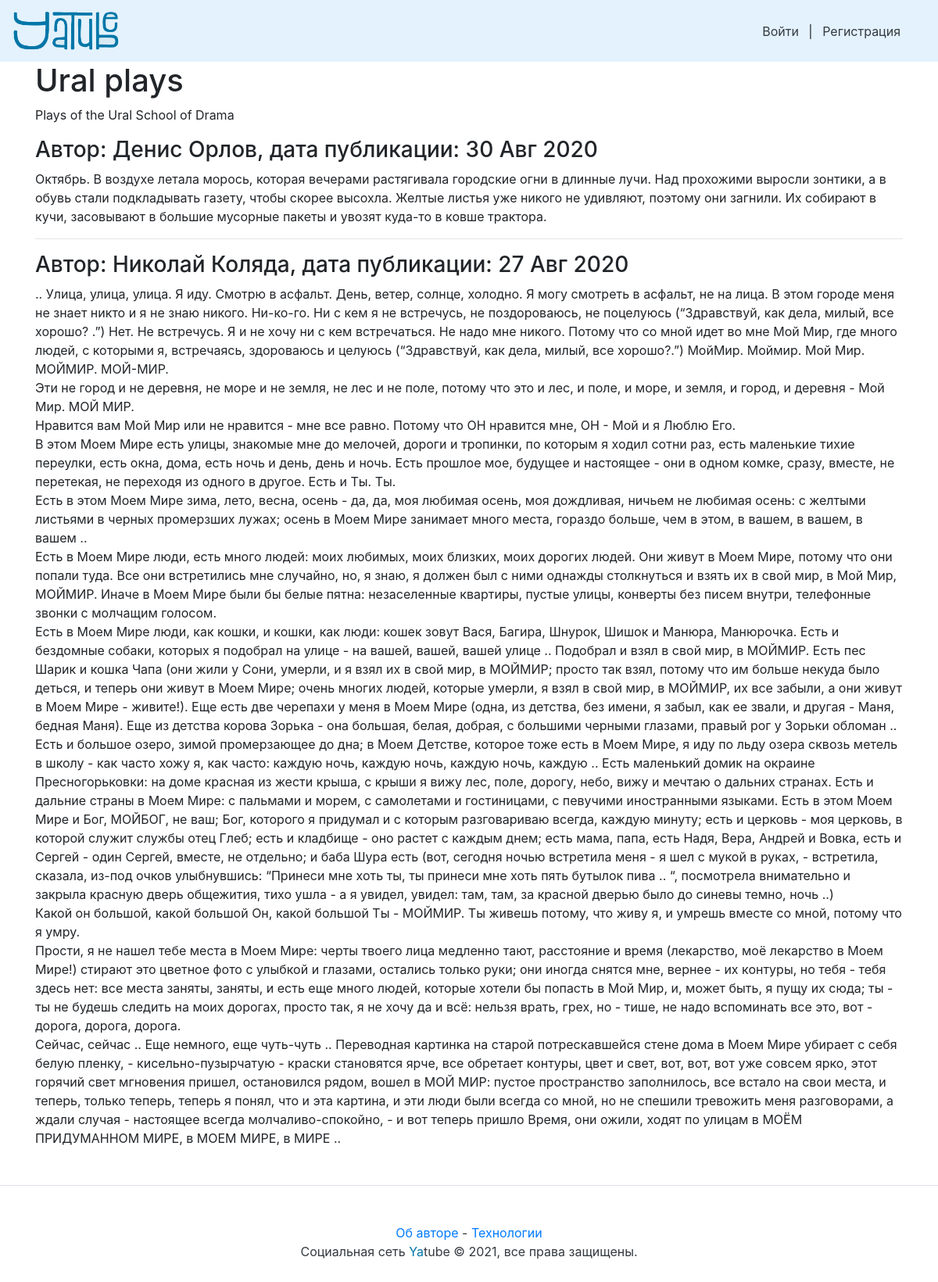
Screenshot of /group/plays/ with the database file from the repository.
### posts/models.py (models this page shows, shortened)
class Group(models.Model):
    title = models.CharField(max_length=200)
    slug = models.SlugField(verbose_name='web-адрес',
                            unique=True,
                            help_text = 'Для просмотра записей группы '
                            'введите Address после /group/')
    description = models.TextField()

class Post(models.Model):
    class Meta:
        ordering = ('-pub_date',)
    text = models.TextField(verbose_name='Текст')
    pub_date = models.DateTimeField(verbose_name='Дата публикации',
                                    auto_now_add=True)
    author = models.ForeignKey(User,
                               verbose_name='Автор',
                               on_delete=models.CASCADE,
                               related_name='posts')
    group = models.ForeignKey(Group,
                              verbose_name='Группа',
                              on_delete=models.SET_NULL,
                              related_name='posts',
                              blank=True, null=True)
    image = models.ImageField(verbose_name='Изображение',
                              upload_to='posts/',
                              blank=True,
                              null=True)

### posts/views.py (the view)
# urls.py: path('group/<slug:slug>/', views.group_posts, name='group'),
def group_posts(request, slug):
    group = get_object_or_404(Group, slug=slug)
    post_list = group.posts.all()
    paginator = Paginator(post_list, 10)
    page_number = request.GET.get('page')
    page = paginator.get_page(page_number)
    return render(request,
                  'group.html',
                  {'group': group, 'page': page, 'paginator': paginator})

### users/processors.py (called while the page is built)
def year(request):
    year = dt.datetime.today()
    return {
        'year': year.year,
    }

### templates/group.html (shortened to what this page needs)
{% extends "base.html" %}
{% block content %}
<h1>{{ group.title }}</h1>
<p>{{ group.description }}</p>
    {% for post in page %}
        <h3>
            Автор: {{ post.author.get_full_name }},
            дата публикации: {{ post.pub_date|date:"d M Y" }}
        </h3>
        <p>{{ post.text|linebreaksbr }}</p>
    {% if not forloop.last %}<hr>{% endif %}
    {% endfor %}
{% endblock %}

### rows the page displays
Group: title "Ural plays", description "Plays of the Ural School of Drama"
Post: author.get_full_name "Денис Орлов", pub_date "30 Авг 2020", text "Октябрь. В воздухе летала морось, которая вечерами растягивала городские огни в длинные лучи. Над прохожими выросли зонтики, а в обувь стали подкладывать газету, чтобы скорее высохла. Желтые листья уже никого не удивляют, поэтому они загнили. Их собирают в кучи, засовывают в большие мусорные пакеты и увозят куда-то в ковше трактора."
Post: author.get_full_name "Николай Коляда", pub_date "27 Авг 2020", text ".. Улица, улица, улица. Я иду. Смотрю в асфальт. День, ветер, солнце, холодно. Я могу смотреть в асфальт, не на лица. В этом городе меня не знает никто и я не знаю никого. Ни-ко-го. Ни с кем я не встречусь, не поздороваюсь, не поцелуюсь (“Здравствуй, как дела, милый, все хорошо? .”) Нет. Не встречусь. Я и не хочу ни с кем встречаться. Не надо мне никого. Потому что со мной идет во мне Мой Мир, где много людей, с которыми я, встречаясь, здороваюсь и целуюсь (“Здравствуй, как дела, милый, все хорошо?.”) МойМир. Моймир. Мой Мир. МОЙМИР. МОЙ-МИР. Эти не город и не деревня, не море и не земля, не лес и не поле, потому что это и лес, и поле, и море, и земля, и город, и деревня - Мой Мир. МОЙ МИР.…"

### other values shown
{{ year }} "2021"
